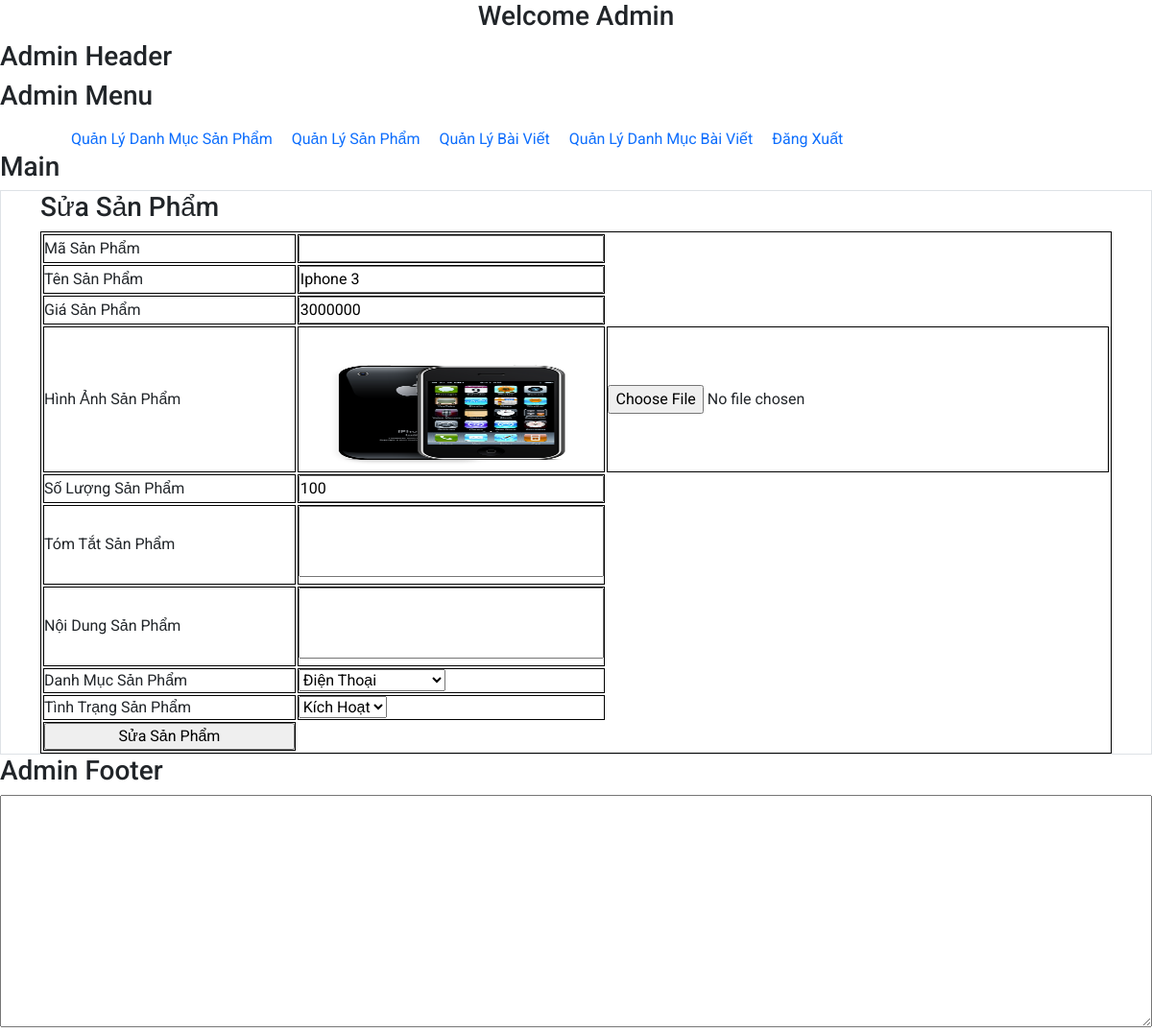
/Admin/index.php?action=quanlysanpham&query=sua&product_id_muon_sua=179 (signed in), run on the app's committed database.
### tables this page shows
CREATE TABLE `tbl_product` (
  `product_id` int(11) NOT NULL,
  `product_name` varchar(250) NOT NULL,
  `product_code` varchar(250) NOT NULL,
  `product_price` int(250) NOT NULL,
  `product_quantity` int(11) NOT NULL,
  `product_image` varchar(100) NOT NULL,
  `product_summary` tinytext NOT NULL,
  `product_content` text NOT NULL,
  `product_status` int(11) NOT NULL,
  `category_id` int(11) NOT NULL
);

### Admin/Modules/QuanLySanPham/sua.php (the view, shortened to what this page needs)
<?php
$sql_sua_sp = "SELECT * FROM tbl_product WHERE product_id='" . $_GET['product_id_muon_sua'] . "' LIMIT 1";
$query_sua_sp = mysqli_query($conn, $sql_sua_sp);
?>
<h3>Sửa Sản Phẩm</h3>
<table class="table-them" style="width: 100%;">
    <?php
    while ($row_sp_muon_sua = mysqli_fetch_array($query_sua_sp)) {
    ?>
        <form action="Modules/QuanLySanPham/xuly.php?product_id_muon_sua=<?php echo $_GET["product_id_muon_sua"] ?>" method="post" enctype="multipart/form-data">
            <tr>
                <td>Mã Sản Phẩm</td>
                <td><input type="text" name="ma_sp" id="" value="<?php echo $row_sp_muon_sua['product_code']; ?>"></td>
            </tr>
            <tr>
                <td>Tên Sản Phẩm</td>
                <td><input type="text" name="ten_sp" id="" value="<?php echo $row_sp_muon_sua['product_name']; ?>"></td>
            </tr>
            <tr>
                <td>Giá Sản Phẩm</td>
                <td><input type="text" name="gia_sp" id="" value="<?php echo $row_sp_muon_sua['product_price']; ?>"></td>
            </tr>
            <tr>
                <td>Hình Ảnh Sản Phẩm</td>
                <td> <img src="Modules/QuanLySanPham/Uploads/<?php echo $row_sp_muon_sua['product_image']; ?>" alt=""></td>
                <td><input type="file" name="hinh_anh_sp" id=""></td>
            </tr>
            <tr>
                <td>Số Lượng Sản Phẩm</td>
                <td><input type="text" name="so_luong_sp" id="" value="<?php echo $row_sp_muon_sua['product_quantity']; ?>"></td>
            </tr>
            <tr>
                <td>Tóm Tắt Sản Phẩm</td>
                <td><textarea name="tom_tat_sp" id="" rows="3" style="resize: none;"><?php echo $row_sp_muon_sua['product_summary']; ?></textarea></td>
            </tr>
            <tr>
                <td>Nội Dung Sản Phẩm</td>
                <td><textarea name="noi_dung_sp" id="" rows="3" style="resize: none;"><?php echo $row_sp_muon_sua['product_content']; ?></textarea></td>
            </tr>
            <tr>
                <td>Danh Mục Sản Phẩm</td>
                <td>
                    <select name="danh_muc_sp" id="">
                        <?php
                        $sql_danh_muc = "SELECT * FROM tbl_category ORDER BY category_id ASC";
                        $query_sql_danh_muc = mysqli_query($conn, $sql_danh_muc);
                        while ($row_danh_muc = mysqli_fetch_array($query_sql_danh_muc)) {
                            if ($row_danh_muc["category_id"] == $row_sp_muon_sua["category_id"]) {
                        ?>
                                <option selected value="<?php echo $row_danh_muc['category_id']; ?>"><?php echo $row_danh_muc["category_name"]; ?></option>
                            <?php
                            } else {
                            ?>
                                <option value="<?php echo $row_danh_muc['category_id']; ?>"><?php echo $row_danh_muc["category_name"]; ?></option>
                        <?php
                            }
                        }
                        ?>
                    </select>
                </td>
            </tr>
            <tr>
                <td>Tình Trạng Sản Phẩm</td>
                <td>
                    <?php
                    if ($row_sp_muon_sua['product_status'] == 1) {
                    ?>
                        <select name="tinh_trang_sp" id="">
                            <option value="1" selected>Kích Hoạt</option>
                        </select>
                    <?php
                    }
                    ?>
                </td>
            </tr>
            <tr>
                <td><input type="submit" name="sua_sp" value="Sửa Sản Phẩm"></td>
            </tr>
        </form>
    <?php
    }
    ?>
</table>

### Css/admin_html_tags.css (style rules this page uses)
textarea { width: 100%; }

### Css/admin_style.css (style rules this page uses)
* { margin: 0; padding: 0; box-sizing: border-box; font-family: 'Roboto', sans-serif; }

### Admin/Modules/main.php (style rules this page uses)
img { width: 150px; }

### Admin/Modules/tablemanagecss.php (style rules this page uses)
table, th, td { border: 1px solid black; }
.table-them { border-collapse: separate; width: 50%; }
.table-them img { width: 100%; height: 150px; }
table input { width: 100%; }

### data on the page
tbl_product: ten_sp "Iphone 3", gia_sp "3000000", product_image (picture), so_luong_sp "100"

### other printed values
form field danh_muc_sp "Điện Thoại"
